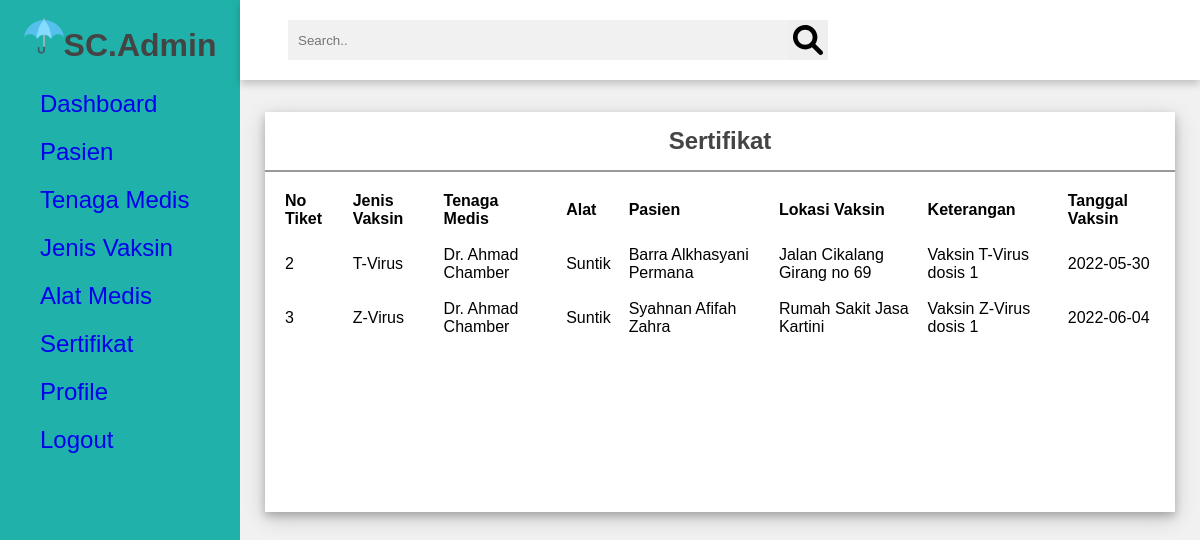
Screenshot of /admin/sertifikat.php with the database file from the repository.
### tables this page shows
CREATE TABLE `sertifikat` (
  `no_batch` int(11) NOT NULL,
  `id_tenmed` int(11) NOT NULL,
  `id_pasien` int(11) NOT NULL,
  `no_alat` int(11) NOT NULL,
  `lok_vaksin` varchar(255) NOT NULL,
  `ket_vaksin` varchar(255) NOT NULL,
  `tgl_vaksin` date NOT NULL,
  `no_tiket` int(11) NOT NULL
);

CREATE TABLE `jenis_vaksin` (
  `no_batch` int(11) NOT NULL,
  `nama_vaksin` varchar(50) NOT NULL,
  `jumlah_vaksin` int(11) NOT NULL
);

CREATE TABLE `tenaga_medis` (
  `id_tenmed` int(11) NOT NULL,
  `nama_tenmed` varchar(50) NOT NULL,
  `tgl_lahir` date NOT NULL
);

CREATE TABLE `alat_medis` (
  `no_alat` int(11) NOT NULL,
  `nama_alat` varchar(20) NOT NULL,
  `jumlah_alat` int(11) NOT NULL
);

CREATE TABLE `pasien` (
  `id_pasien` int(11) NOT NULL,
  `nama_pasien` varchar(50) NOT NULL,
  `tgl_lahir` date NOT NULL,
  `alamat` varchar(255) NOT NULL,
  `gambar` varchar(255) NOT NULL
);

### admin/functions.php (called while the page is built, shortened)
<?php
function koneksi() {
    $conn = mysqli_connect('localhost', 'root', '', 'pw2022_tubes') or die('KONEKSI GAGAL!!!');
    return $conn;
}
function query($query) {
    $conn = koneksi();
    $result = mysqli_query($conn, $query) or die(mysqli_error($conn));
    $rows = [];
    while($row = mysqli_fetch_assoc($result)) {
        $rows[] = $row;
    }
    return $rows;
}

### admin/sertifikat.php (the view, shortened to what this page needs)
<?php
    require 'functions.php';
    $sertif = query("SELECT * FROM sertifikat, jenis_vaksin, tenaga_medis, alat_medis, pasien WHERE sertifikat.no_batch=jenis_vaksin.no_batch AND sertifikat.id_tenmed=tenaga_medis.id_tenmed AND sertifikat.no_alat=alat_medis.no_alat AND sertifikat.id_pasien=pasien.id_pasien");
?>
<!DOCTYPE html>
<html lang="en">
<head>
    <link rel="stylesheet" href="style.css">
</head>
<body>
    <div class="side-menu">
        <div class="tab-name">
            <h1><img src="../img/kisspng-umbrella-clip-art-5b3008645136e8.6524105115298745323327.png" alt="">SC.Admin</h1>
        </div>
        <ul>
            <li><a href="index.php"><span>Dashboard</span></a> </li>
            <li><a href="pasien.php"><span>Pasien</span></a> </li>
            <li><a href="tenmed.php"><span>Tenaga Medis</span></a> </li>
            <li><a href="jenisvaksin.php"><span>Jenis Vaksin</span></a> </li>
            <li><a href="alatmedis.php"><span>Alat Medis</span></a>  </li>
            <li><a href="sertifikat.php"><span>Sertifikat</span></a></li>
            <li><a href="user.php"><span>Profile</span> </a></li>
            <li><a href="logout.php"><span>Logout</span> </a></li>
        </ul>
    </div>
    <div class="container">
        <div class="header">
            <div class="nav">
                <div class="search">
                    <form class="find" action="" method="post">
                        <input type="text" name="find" placeholder="Search.." autocomplete="off" autofocus>
                        <button name="search" type="submit"><img src="../img/magnifying-glass-solid.svg" alt=""></button>
                    </form>
                </div>
            </div>
        </div>
        <div class="content">
            <div class="content-2">
                <div class="daftar-pasien" style="margin-top:2rem;">
                    <div class="title">
                        <h2>Sertifikat</h2>
                    </div>
                    <table>
                        <tr>
                            <th>No Tiket</th>
                            <th>Jenis Vaksin</th>
                            <th>Tenaga Medis</th>
                            <th>Alat</th>
                            <th>Pasien</th>
                            <th>Lokasi Vaksin</th>
                            <th>Keterangan</th>
                            <th>Tanggal Vaksin</th>
                        </tr>
                        <?php
                            foreach ($sertif as $row){
                        ?>
                        <tr>
                            <td><?php echo $row['no_tiket'] ?></td>
                            <td><?php echo $row['nama_vaksin'] ?></td>
                            <td><?php echo $row['nama_tenmed'] ?></td>
                            <td><?php echo $row['nama_alat'] ?></td>
                            <td><?php echo $row['nama_pasien'] ?></td>
                            <td><?php echo $row['lok_vaksin'] ?></td>
                            <td><?php echo $row['ket_vaksin'] ?></td>
                            <td><?php echo $row['tgl_vaksin'] ?></td>
                        </tr>
                        <?php
                            }
                        ?>
                    </table>
                </div>
            </div>
        </div>
    </div>
</body>
</html>

### admin/style.css (style rules this page uses)
* { margin: 0; padding: 0; box-sizing: border-box; font-family: "Poppins", sans-serif; }
body { min-height: 100vh; }
a { text-decoration: none; }
li { list-style: none; }
h1, h2 { color: #444; }
.title { display: flex; align-items: center; justify-content: space-around; padding: 15px 10px; border-bottom: 2px solid #999; }
table { padding: 10px; }
th, td { text-align: left; padding: 8px; }
.side-menu { position: fixed; background: lightseagreen; width: 20vw; min-height: 100vh; display: flex; flex-direction: column; }
.side-menu .tab-name { height: 10vh; display: flex; align-items: center; justify-content: center; }
.side-menu .tab-name img { width: 40px; }
.side-menu li { font-size: 24px; padding: 10px 40px; color: white; display: flex; align-items: center; }
.container { position: absolute; right: 0; width: 80vw; height: 100vh; background: #f1f1f1; }
.container .header { position: fixed; top: 0; right: 0; width: 80vw; height: 10vh; background: white; display: flex; align-items: center; justify-content: center; box-shadow: 0 4px 8px 0 rgba(0, 0, 0, 0.2); z-index: 1; }
.container .header .nav { width: 90%; display: flex; align-items: center; }
.container .header .nav .search .find { flex: 3; display: flex; justify-content: center; }
.container .header .nav .search .find input[type="text"] { border: none; background: #f1f1f1; padding: 10px; width: 500px; }
.container .header .nav .search .find button { width: 40px; height: 40px; border: none; display: flex; align-items: center; justify-content: center; }
.container .header .nav .search .find button img { width: 30px; height: 30px; }
.container .content { position: relative; margin-top: 10vh; min-height: 90vh; background: #f1f1f1; }
.container .content .content-2 { min-height: 60vh; display: flex; justify-content: space-around; align-items: flex-start; flex-wrap: wrap; }
.container .content .content-2 .daftar-pasien { min-height: 50vh; flex: 5; background: white; margin: 0 25px 25px 25px; box-shadow: 0 4px 8px 0 rgba(0, 0, 0, 0.2), 0 6px 20px 0 rgba(0, 0, 0, 0.19); display: flex; flex-direction: column; margin-top: 5rem; }

### rows the page displays
sertifikat: no_tiket "2", no_batch.nama_vaksin "T-Virus", id_tenmed.nama_tenmed "Dr. Ahmad Chamber", no_alat.nama_alat "Suntik", id_pasien.nama_pasien "Barra Alkhasyani Permana", lok_vaksin "Jalan Cikalang Girang no 69", ket_vaksin "Vaksin T-Virus dosis 1", tgl_vaksin "2022-05-30"
sertifikat: no_tiket "3", no_batch.nama_vaksin "Z-Virus", id_tenmed.nama_tenmed "Dr. Ahmad Chamber", no_alat.nama_alat "Suntik", id_pasien.nama_pasien "Syahnan Afifah Zahra", lok_vaksin "Rumah Sakit Jasa Kartini", ket_vaksin "Vaksin Z-Virus dosis 1", tgl_vaksin "2022-06-04"
